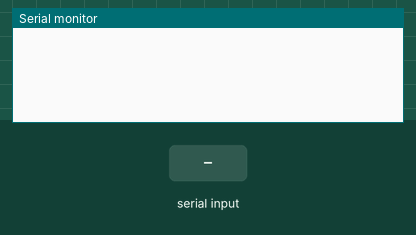
Recording of a sketch running on a simulated Arduino Uno, built with avr-gcc and run on an emulated ATmega328P. On the bench: the last lines printed to the serial monitor. Inputs (shaded band) come from the test bench.

Above: at 1.2 s.
1.3 s: "N" received over Serial
At 2.1 s:
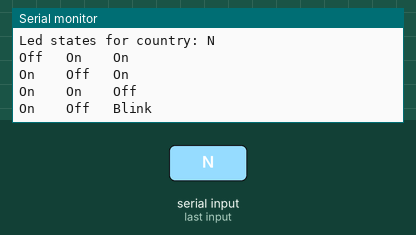
2.8 s: "D" received over Serial
At 3.2 s:
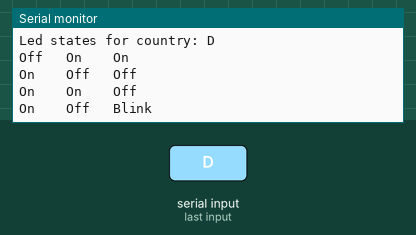
4.3 s: "B" received over Serial
At 5.5 s:
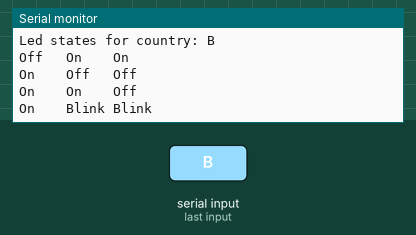
5.8 s: "1" received over Serial
At 7.0 s:
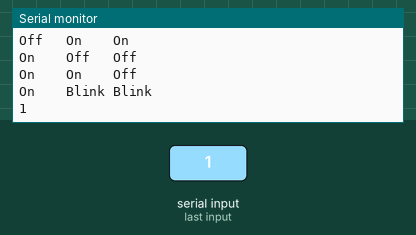

The sketch:

09_PROGMEM_1.ino
```cpp
const int NUMBEROFPINS = 3;
const int NUMBEROFASPECTS = 4;
const int NUMBEROFCOUNTRIES = 3;

enum country {
  NL, DE, BE     //first OFF, will be 0 written to output port
};

enum ledState {
  OFF, ON, BLINK     //first OFF, will be 0 written to output port
};

const ledState aspectLEDS [NUMBEROFCOUNTRIES][NUMBEROFASPECTS][NUMBEROFPINS] = {
  { //NL
    {ON, OFF, OFF},  //HALT
    {OFF, ON, OFF},  //WARN
    {OFF, OFF, ON},  //PASS
    {OFF, ON, BLINK} //SLOW
  },
  { //DE
    {ON, OFF, OFF},  //HALT
    {OFF, ON, ON},   //WARN
    {OFF, OFF, ON},  //PASS
    {OFF, ON, BLINK} //SLOW
  },
  { //BE
    {ON, OFF, OFF},  //HALT
    {OFF, ON, ON},   //WARN
    {OFF, OFF, ON},  //PASS
    {OFF, BLINK, BLINK} //imaginary data
  }
};

char incomingByte = ""; // for incoming serial data

void setup() {
  Serial.begin(9600);
}

void printCountry(int country) {
  for (int aspect = 0; aspect < NUMBEROFASPECTS; aspect++) {
    for (int pin = 0; pin < NUMBEROFPINS; pin++) {
      if (aspectLEDS[country][aspect][pin] == NL) { // enum can not be printed as string; conversion by code
        Serial.print("On    ");
      }
      else if (aspectLEDS[country][aspect][pin] == DE) {
        Serial.print("Off   ");
      }
      else if (aspectLEDS[country][aspect][pin] == BE) {
        Serial.print("Blink ");
      }
    }
    Serial.println();
  }
}
void loop() {
  if (Serial.available() > 0) {
    // read the incoming byte:
    incomingByte = Serial.read();
    if ((incomingByte == 'N') || (incomingByte == 'D') || (incomingByte == 'B')) {
      Serial.print("Led states for country: ");
    }
    Serial.println(incomingByte);
    if (incomingByte == 'N') {
      printCountry(NL);
    } else if (incomingByte == 'D') {
      printCountry(DE);
    } else if (incomingByte == 'B') {
      printCountry(BE);
    }
  }

}
```

Measured:
- after the input at 1.3 s, the serial monitor: prints a new line at once (image 1)
- after the input at 2.8 s, the serial monitor: prints a new line at once (image 2)
- after the input at 4.3 s, the serial monitor: prints a new line at once (image 3)
- after the input at 5.8 s, the serial monitor: prints a new line at once (image 4)
